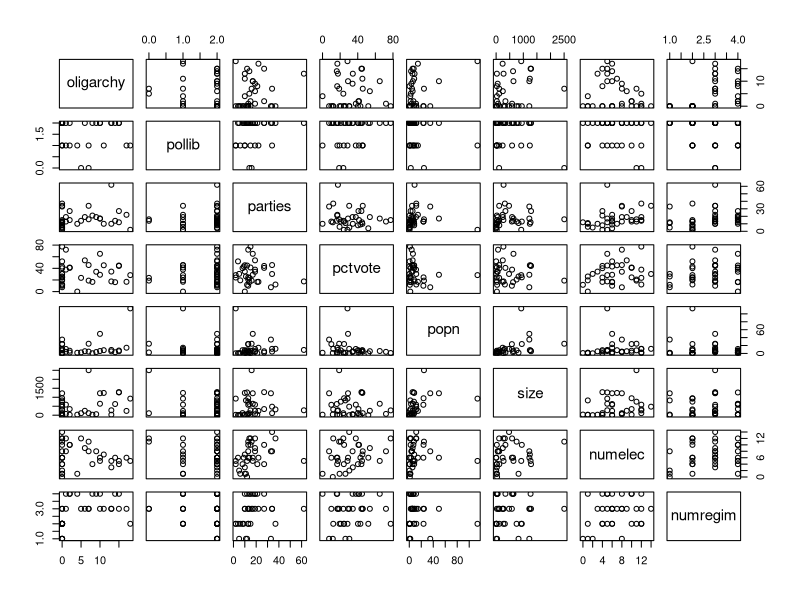

Write R code to recreate this figure.
## ---- chunk 1
knitr::opts_chunk$set(echo = TRUE,warning = FALSE, message = FALSE, fig.height = 2.75)
options(digits = 3)
## ---- chunk 2
coups <- read.table("data/coups.txt", header = T)
pairs(coups[,-1])
## ---- chunk 3
coups$pollib <- as.factor(coups$pollib)
coupsglm <- glm(miltcoup~., family = poisson, data = coups)
drop1(coupsglm, test = "Chisq")
## ---- chunk 4
summary(coupsglm)$coefficient[c("(Intercept)","oligarchy","pollib1", "pollib2","parties"),"Estimate"]
## ---- chunk 5
model_df <- coups # create copy for step-down selection
model_df$pollib <- as.numeric(model_df$pollib)

done <- F
while (!done){
  model <- glm(miltcoup ~ ., family = poisson, data = model_df)
  model_smry <- summary(model)
  print(model_smry$call)
  print(model_smry$coefficients)
  
  model_smry_coefs <- model_smry$coefficient[-1,"Pr(>|z|)"] # ignore intercept
  is_insignificant <- model_smry_coefs > .05
  if (sum(is_insignificant) == 0) done = T
  else {
    excl_var <- model_smry_coefs[which.max(model_smry_coefs)]
    # if (substr(names(excl_var), 1, 6) == "pollib"){
    #   names(excl_var) <- "pollib"
    #   print("WARNING POLLIB")
    # }
    writeLines(paste("\nExcluding variable:", names(excl_var), "\n"))
    model_df <- model_df[, -which(names(model_df) == names(excl_var))]
  }
}
## ---- chunk 6
coupsglm_reduced <- glm(miltcoup~oligarchy+pollib+parties, family = poisson, data = coups)
comparison <- anova(coupsglm_reduced, coupsglm, test = "Chisq")
comparison
## ---- chunk 7
obs <- data.frame(pollib = factor(0:2), oligarchy = mean(coups$oligarchy), parties = mean(coups$parties))
y_hat <- predict(coupsglm_reduced, obs, type="response")
names(y_hat) <- c("0", "1", "2")
print(y_hat)
